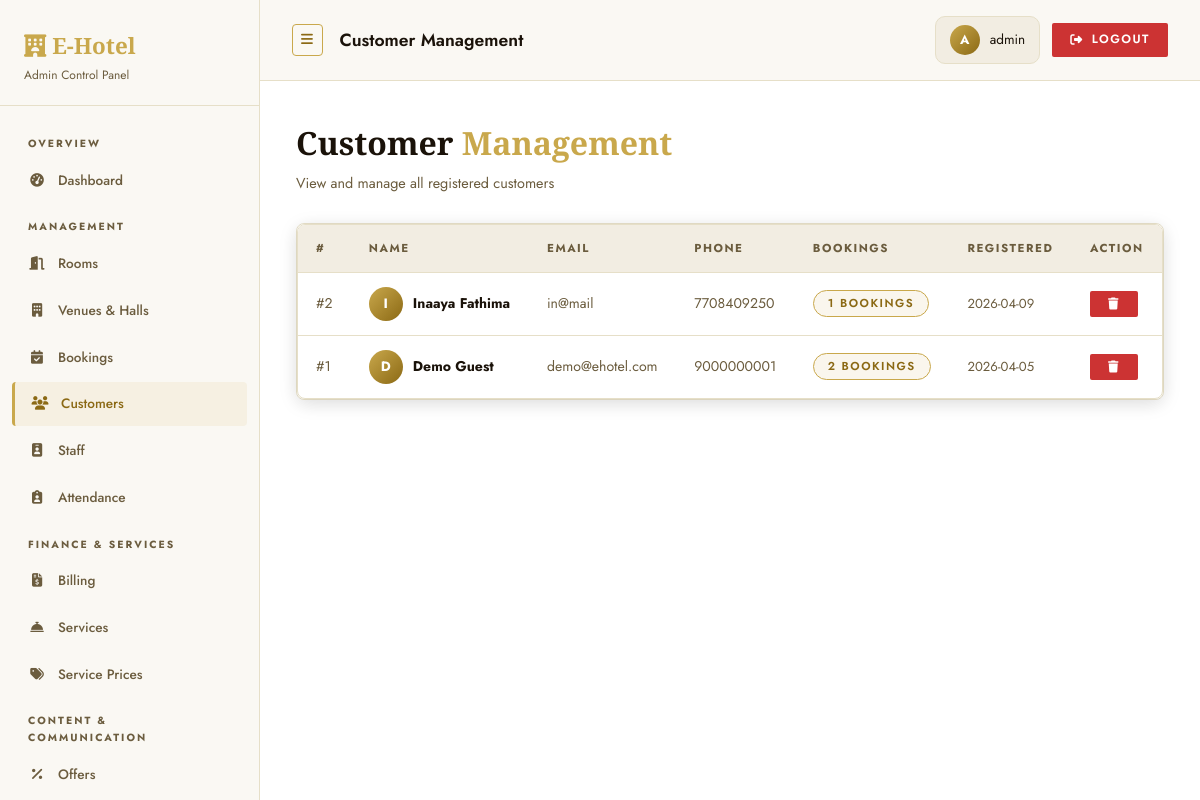
Page /admin/customers (signed in) on the earlier database version.
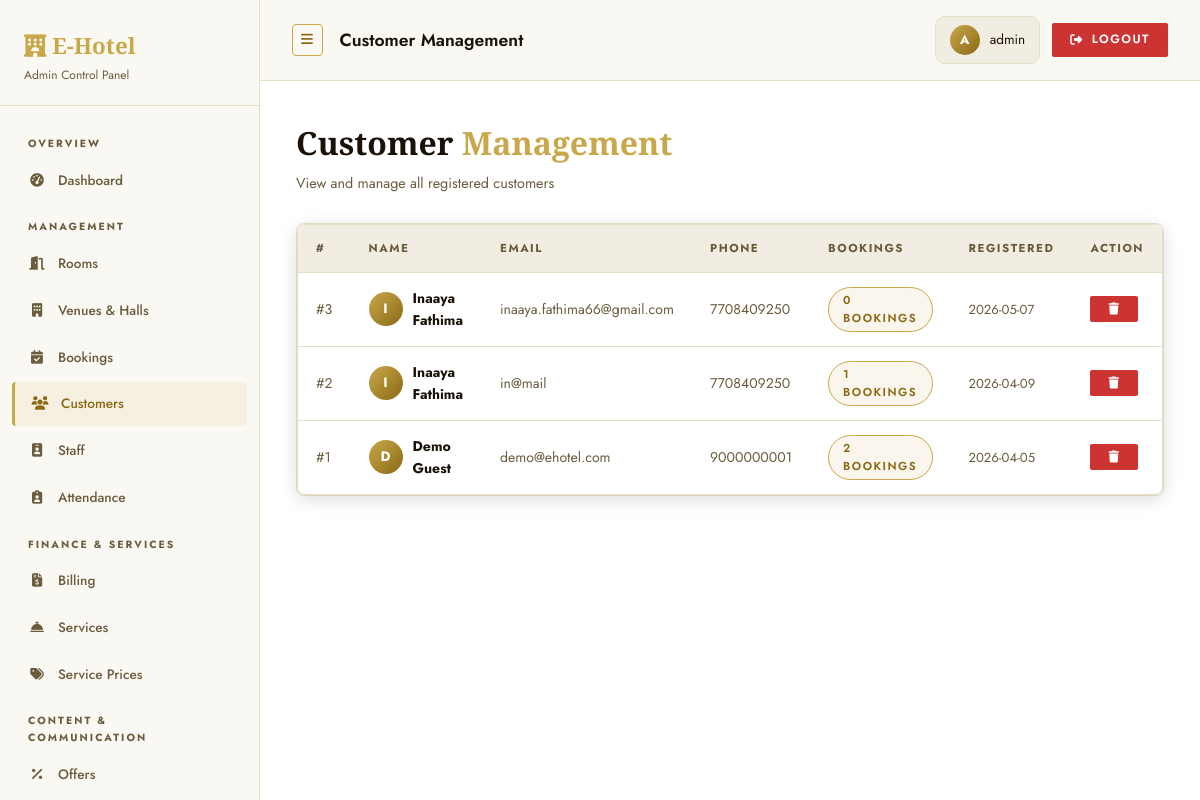
Same page on the later database version.
### tables this page shows
CREATE TABLE users (
                id          INTEGER PRIMARY KEY AUTOINCREMENT,
                name        TEXT NOT NULL,
                email       TEXT UNIQUE NOT NULL,
                phone       TEXT,
                password    TEXT NOT NULL,
                created_at  DATETIME DEFAULT CURRENT_TIMESTAMP
            );

### routes/admin_routes.py (the view)
    @app.route('/admin/customers')
    @admin_required
    def admin_customers():
        customers = query_db("""
            SELECT u.*, COUNT(b.id) AS total_bookings
            FROM users u
            LEFT JOIN bookings b ON b.user_id = u.id
            GROUP BY u.id
            ORDER BY u.created_at DESC
        """)
        return render_template('admin/customers.html', customers=customers)

### utils/auth.py (called while the page is built)
def admin_required(f):
    @wraps(f)
    def decorated_function(*args, **kwargs):
        if 'admin_id' not in session:
            flash('Admin login required.', 'warning')
            return redirect(url_for('admin_login'))
        return f(*args, **kwargs)
    return decorated_function

### utils/db.py (called while the page is built)
def get_db():
    db = getattr(g, '_database', None)
    if db is None:
        db = g._database = sqlite3.connect(DATABASE)
        db.row_factory = sqlite3.Row
    return db

def query_db(query, args=(), one=False, commit=False):
    db  = get_db()
    cur = db.execute(query, args)
    if commit:
        db.commit()
        return cur.lastrowid
    rows = cur.fetchall()
    return rows[0] if (one and rows) else (None if one else rows)

### templates/admin/customers.html (shortened to what this page needs)
{% extends "admin/base_admin.html" %}
{% block page_title %}Customer Management{% endblock %}
{% block content %}
<div class="panel-header anim-fade-up">
  <h1>Customer <span class="text-accent">Management</span></h1>
  <p>View and manage all registered customers</p>
</div>
{% if customers %}
<div class="card anim-fade-up-delay-1" style="padding:0">
  <div class="table-wrapper">
    <table>
      <thead>
        <tr><th>#</th><th>Name</th><th>Email</th><th>Phone</th><th>Bookings</th><th>Registered</th><th>Action</th></tr>
      </thead>
      <tbody>
        {% for c in customers %}
        <tr>
          <td style="color:var(--text2)">#{{ c['id'] }}</td>
          <td>
            <div style="display:flex;align-items:center;gap:10px">
              <div class="sidebar-avatar" style="width:34px;height:34px;font-size:.85rem">{{ c['name'][0].upper() }}</div>
              <strong>{{ c['name'] }}</strong>
            </div>
          </td>
          <td style="color:var(--text2)">{{ c['email'] }}</td>
          <td style="color:var(--text2)">{{ c['phone'] or '—' }}</td>
          <td>
            <span class="badge badge-info">{{ c['total_bookings'] }} bookings</span>
          </td>
          <td style="color:var(--text2);font-size:.82rem">{{ c['created_at'][:10] }}</td>
          <td>
            <form method="post" action="{{ url_for('admin_delete_customer', user_id=c['id']) }}" style="display:inline">
              <button class="btn btn-danger btn-sm" data-confirm="Delete customer {{ c['name'] }}? This cannot be undone.">
                <i class="fas fa-trash"></i>
              </button>
            </form>
          </td>
        </tr>
        {% endfor %}
      </tbody>
    </table>
  </div>
</div>
{% else %}
<div class="card"><div class="empty-state"><i class="fas fa-users-slash"></i><p>No customers registered yet.</p></div></div>
{% endif %}
{% endblock %}

Differences in the rows shown:
added users: id "3", name "I", name "Inaaya Fathima", email "inaaya.fathima66@gmail.com", phone "7708409250", total_bookings "0", created_at "2026-05-07"
